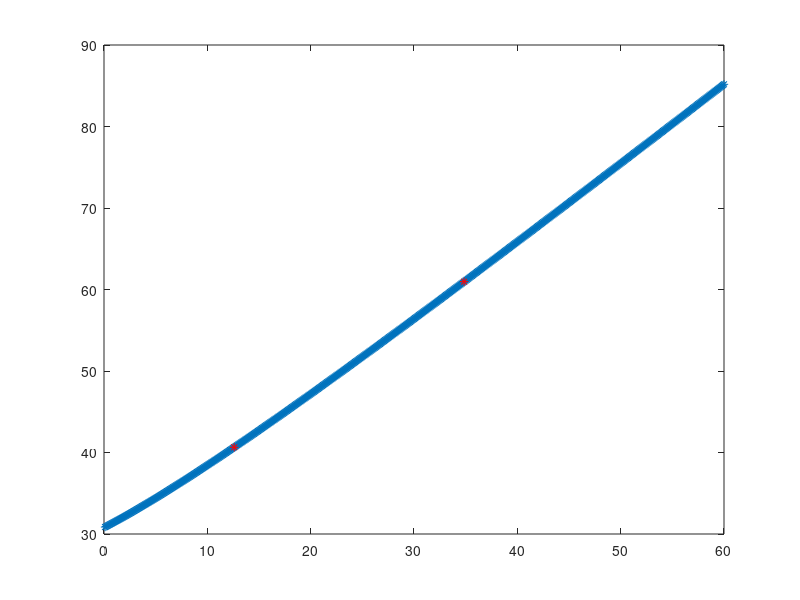

The MATLAB script that drew this image:
%% Check out optimal RIM
R0 = 75;
r0 = 3.5;
d0 = r0/R0;
L0 = 50;
s0 = (r0/R0)*sqrt(2*R0/L0 - 1);
n = 2.4361;
R1 = -R0/n;
r1 = r0;
d1 = d0*n;
s1 = s0;
L1 = .1:.1:60;
e2 = L1*s1;
h2 = r1 + d1*L1;
r2 = sqrt(e2.^2 + h2.^2);
h1 = r1.*h2./r2;
R2 = (r2.*L1)./(r2-h1);
figure; plot(L1,R2,'*');

R = [30.48 40.64 60.96];
L = interp1(R2,L1,R);
hold on;
plot(L,R,'*r');
hold off;

%% This calculation is for when the RIM's radius of curvature is known
% (i.e. selected from a catalog)
% r2, R2, d2 and s2 are determined from the ICOS configuration
% These parameters are for IM5 75x75 cylindrical orientation
r2 = 2;
R2 = -30.8;
d2 = -0.065;
s2 = 0.038;
FL1 = 8;

R1 = FL1*2*2.54;
sd2 = s2^2+d2^2;
a = sd2;
b = -2*r2*d2-R1*sd2;
c = r2^2+R1*r2*d2;
disc = b^2-4*a*c;
L = (-b+sqrt(disc))/(2*a);
L2 = (-b-sqrt(disc))/(2*a);
w1 = s2*L;
h1 = r2-d2*L;
th = rad2deg(atan(2*w1/h1));
Hnp = 360/th;
r1 = sqrt(h1^2+w1^2);

%% IM6r2 RIM
% r2, R2, d2 and s2 are determined from the ICOS configuration
% These parameters are for IM6r2 75x-28.12 conical orientation
r2 = 2;
R2 = -30.8;
d2 = -0.065;
s2 = 0.00377;
% Ideal FL is 16.5 for 2 = 0.2, diameter above 4"
% Edmund lists: Dia x FL in inches as:
%  5x4, 6x12, 6x24, 8x24
FL1 = 24;

R1 = FL1*2*2.54;
sd2 = s2^2+d2^2;
a = sd2;
b = -2*r2*d2-R1*sd2;
c = r2^2+R1*r2*d2;
disc = b^2-4*a*c;
L = (-b+sqrt(disc))/(2*a);
L2 = (-b-sqrt(disc))/(2*a);
w1 = s2*L;
h1 = r2-d2*L;
th = rad2deg(atan(2*w1/h1));
Hnp = 360/th;
r1 = sqrt(h1^2+w1^2);

%% IM6r3 RIM
% r2, R2, d2 and s2 are determined from the ICOS configuration
% These parameters are for IM6r2 75x-28.12 conical orientation
r2 = 3;
R2 = -30.8;
d2 = -0.097;
s2 = 0.00565;
% Ideal FL is 16.5 for 2 = 0.2, diameter above 4"
% Edmund lists: Dia x FL in inches as:
%  5x4, 6x12, 6x24, 8x24
FL1 = 12;

R1 = FL1*2*2.54;
sd2 = s2^2+d2^2;
a = sd2;
b = -2*r2*d2-R1*sd2;
c = r2^2+R1*r2*d2;
disc = b^2-4*a*c;
L = (-b+sqrt(disc))/(2*a);
L2 = (-b-sqrt(disc))/(2*a);
w1 = s2*L;
h1 = r2-d2*L;
th = rad2deg(atan(2*w1/h1));
Hnp = 360/th;
r1 = sqrt(h1^2+w1^2);

%% IM6ar2 RIM
% r2, R2, d2 and s2 are determined from the ICOS configuration
% These parameters are for IM6r2 75x-28.12 conical orientation
r2 = 2;
R2 = -30.8;
d2 = -0.065;
s2 = 0.0115;
% Ideal FL is 16.5 for 2 = 0.2, diameter above 4"
% Edmund lists: Dia x FL in inches as:
%  3x8, 3x12, 5x4, 6x12, 6x24, 8x24
FL1 = 10;

R1 = FL1*2*2.54;
sd2 = s2^2+d2^2;
a = sd2;
b = -2*r2*d2-R1*sd2;
c = r2^2+R1*r2*d2;
disc = b^2-4*a*c;
L = (-b+sqrt(disc))/(2*a);
L2 = (-b-sqrt(disc))/(2*a);
w1 = s2*L;
h1 = r2-d2*L;
th = rad2deg(atan(2*w1/h1));
Hnp = 360/th;
r1 = sqrt(h1^2+w1^2);

%% IM6br2 RIM
% r2, R2, d2 and s2 are determined from the ICOS configuration
% These parameters are for IM6r2 75x-28.12 conical orientation
r2 = 2;
R2 = -30.8;
d2 = -0.065;
s2 = 0.0147;
% Ideal FL is 16.5 for 2 = 0.2, diameter above 4"
% Edmund lists: Dia x FL in inches as:
%  3x8, 3x12, 5x4, 6x12, 6x24, 8x24
FL1 = 12;

R1 = FL1*2*2.54;
sd2 = s2^2+d2^2;
a = sd2;
b = -2*r2*d2-R1*sd2;
c = r2^2+R1*r2*d2;
disc = b^2-4*a*c;
L = (-b+sqrt(disc))/(2*a);
L2 = (-b-sqrt(disc))/(2*a);
w1 = s2*L;
h1 = r2-d2*L;
th = rad2deg(atan(2*w1/h1));
Hnp = 360/th;
r1 = sqrt(h1^2+w1^2);
